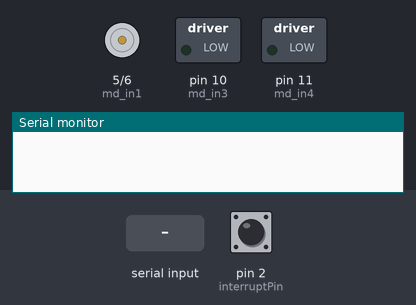
Recording of a sketch running on a simulated Arduino Uno, built with avr-gcc and run on an emulated ATmega328P. Shown: motor-driver pin pairs drawn as motors (green arrow = first pin HIGH = forward, orange = second pin HIGH = backward, longer = more drive), switched loads named in the sketch (green lamp = pin HIGH), the last lines printed to the serial monitor. The inputs (shaded band) are chosen by the test bench; at power-on: pin 2 (interruptPin) HIGH.

Above: at 1.2 s.
1.3 s: "90,45\n" received over Serial
At 2.3 s:
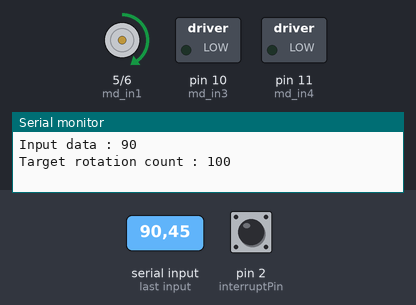
2.8 s: pin 2 (interruptPin) pulled LOW for 0.15 s
Timing chart, 0 to 5.8 s (numbered marks = the images above; inputs shaded):
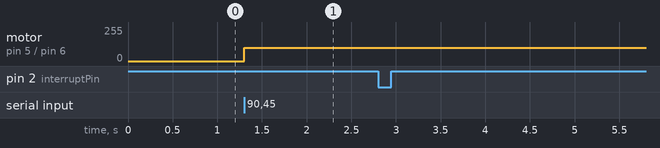

Measured:
- after the input at 1.3 s, motor on pin 5 (md_in1) / pin 6 (md_in2): stopped → forward 100/255 at once

The sketch:

dc_encoder_test.ino
```cpp
// 1440 펄스 / 4
#define en_chA 2
#define en_chB 3
#define md_in1 5
#define md_in2 6
#define md_in3 10
#define md_in4 11

#define wheel_circum 321.825 //바퀴 둘레 [mm]
#define distance_per_pulse 0.894 //펄스 당 이동거리 [mm]

const byte interruptPin = 2;  // Interrupt pin: D2
unsigned long count = 0;
int prev_rot_count = 0;
int target = 0;
int target_pulse = 0;

void setup() {
  Serial.begin(115200);
  pinMode(interruptPin, INPUT_PULLUP);
  pinMode(md_in1, OUTPUT);
  pinMode(md_in2, OUTPUT);
  pinMode(md_in3, OUTPUT);
  pinMode(md_in4, OUTPUT);

  attachInterrupt(digitalPinToInterrupt(interruptPin),intfunc,RISING);
}

void loop() {
  if(Serial.available()){
    target = Serial.parseInt();
    if(target != 0){
      Serial.print("Input data : ");    Serial.println(target);
      target_pulse = target / distance_per_pulse;
      Serial.print("Target rotation count : ");    Serial.println(target_pulse);
      while(1){
        analogWrite(md_in1, 100);
        analogWrite(md_in2, 0);
        if(prev_rot_count != count){
          Serial.print("Rotation count : ");    Serial.println(count);
          prev_rot_count = count;
        }
        if(prev_rot_count == target_pulse) {
          count = 0;
          analogWrite(md_in1, 0);
          analogWrite(md_in2, 0);
          break;
        }
      }
    }
  }
}

void intfunc(){
  count++;
}
```
